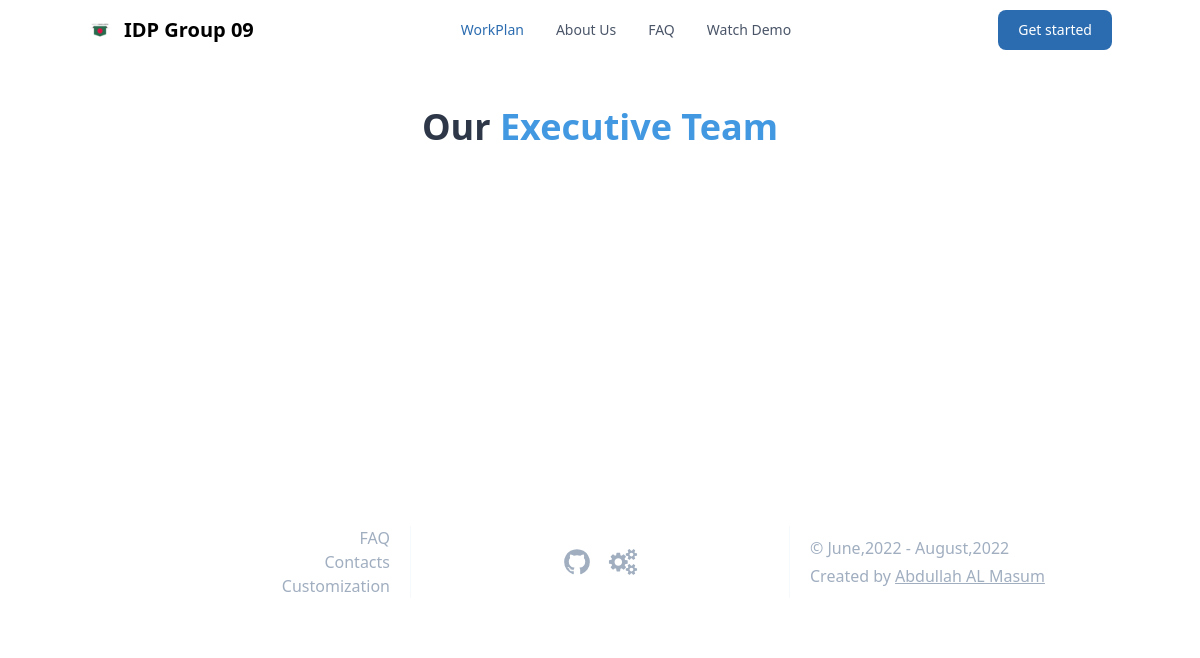
/aboutUs/, run on an earlier commit of the app's database.
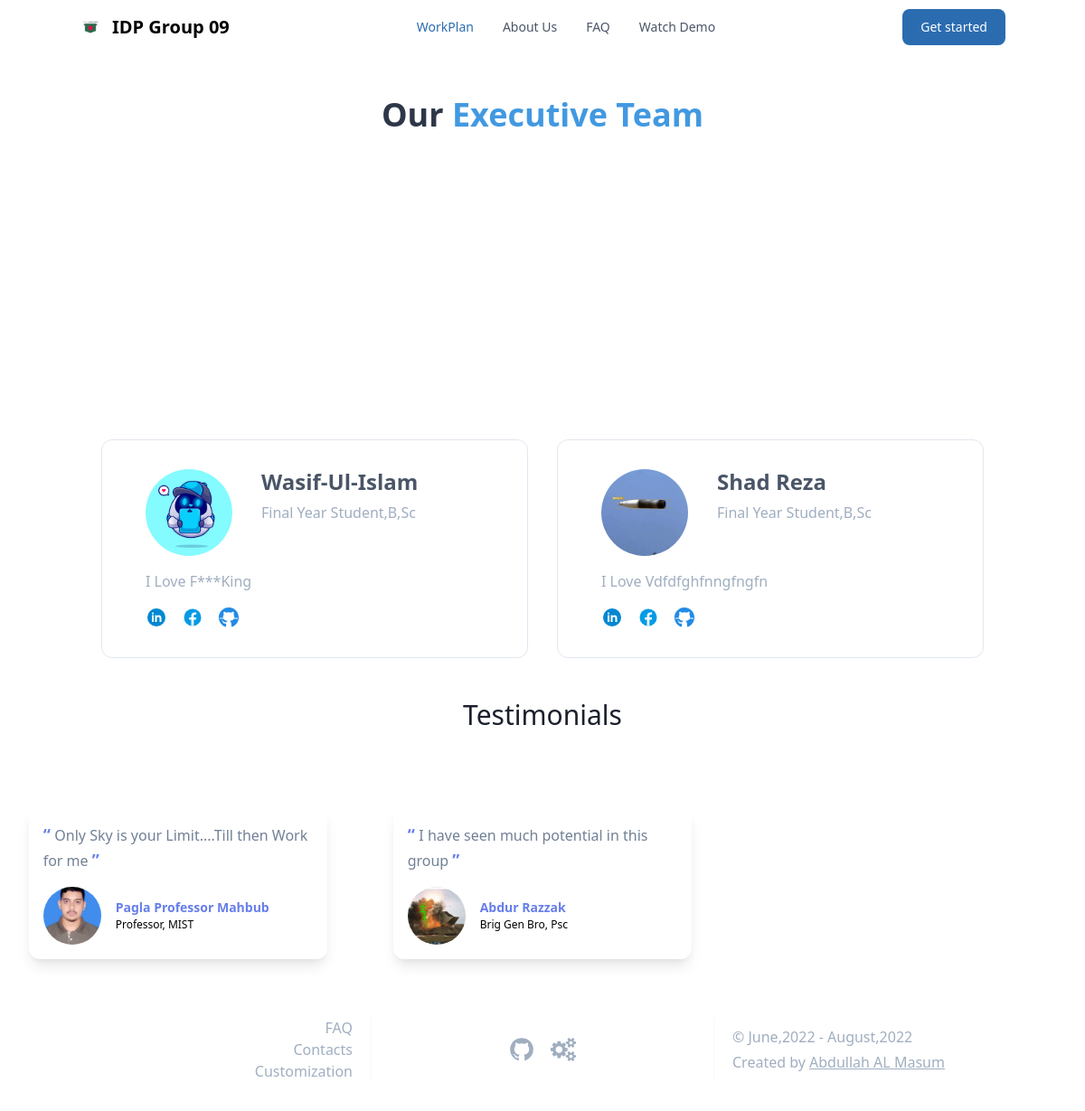
And on a later commit of the database.
### Capstone_App/models.py (models this page shows, shortened)
class Team_Section(models.Model):
    member_name = models.CharField(max_length=MAX_LENGTH, verbose_name="Member's Name", blank=True, null=True)
    member_designation = models.CharField(max_length=MAX_LENGTH, verbose_name="Member's Designation", blank=True,
                                          null=True)
    member_about = models.TextField(max_length=MAX_LENGTH, verbose_name="About Summary of Member", blank=True,
                                    null=True)
    member_github = models.URLField(max_length=MAX_LENGTH, verbose_name="Member's Github Link", blank=True, null=True)
    member_facebook = models.URLField(max_length=MAX_LENGTH, verbose_name="Member's FaceBook Link", blank=True,
                                      null=True)
    member_linkedin = models.URLField(max_length=MAX_LENGTH, verbose_name="Member's LinkedIn Link", blank=True,
                                      null=True)
    member_pic = models.ImageField(upload_to='team/', blank=True, null=True,
                                   verbose_name="Person's Picture")
    def image_tag(self):
        return mark_safe("<img src='./media/%s' />" % (self.member_pic))
    image_tag.allow_tags = True
    class Meta:
        verbose_name = 'Team Section'
        verbose_name_plural = 'Team Section'
        db_table = 'team_section'

class Testimonial(models.Model):
    person = models.CharField(max_length=MAX_LENGTH, verbose_name="Person", blank=True, null=True)
    designation = models.CharField(max_length=MAX_LENGTH, verbose_name="Designation", blank=True, null=True)
    testimonial = models.CharField(max_length=MAX_LENGTH, verbose_name="Testimonial", blank=True, null=True)
    person_link = models.URLField(max_length=MAX_LENGTH, verbose_name="Person's Link", blank=True, null=True)
    person_pic = models.ImageField(upload_to='testimonials/%Y/%m/%d/', blank=True, null=True,
                                   verbose_name="Person's Picture")
    def image_tag(self):
        return mark_safe("<img src='./media/%s' />" % (self.person_pic))
    image_tag.allow_tags = True
    class Meta:
        verbose_name = 'Testimonials'
        verbose_name_plural = 'Testimonials'
        db_table = 'testimonial'

### Capstone_App/views.py (the view)
# urls.py: path('aboutUs/', views.about_us, name='about_us'),
def about_us(request):
    context = {
    }
    return render(request, 'about_us.html', context=context)

### Capstone_App/context_processors.py (called while the page is built)
def add_variable_to_context(request):
    projectInfo = "Capstone Project"
    teamMembers = Team_Section.objects.all()
    testimonials = Testimonial.objects.all()
    workplans = WorkPlan.objects.all()
    frequent_faq = FAQ_Section.objects.all()
    everyWhere = {
        'projectInfo': projectInfo,
        'team_members': teamMembers,
        'given_testimonials': testimonials,
        'implemented_workplans': workplans,
        'faq_section': frequent_faq,
    }
    return everyWhere

### templates/about_us.html (shortened to what this page needs)
{% extends 'base.html' %}
{% load static %}
{% block main_content %}
    <section class="bg-white dark:bg-gray-900">
        <div class="container px-6 py-10 mx-auto">
            <h1 class="text-3xl font-semibold text-center text-gray-800 capitalize lg:text-4xl dark:text-white">Our
                <span class="text-blue-500">Executive Team</span></h1>
            <figure class="max-w-2xl mx-auto flex justify-center">
                <lottie-player src="{% static 'lottieFiles/about_us.json' %}"
                               background="transparent" speed="1" style="width: 300px; height: 300px;" loop autoplay>
                </lottie-player>
                <lottie-player src="{% static 'lottieFiles/team_work.json' %}"
                               background="transparent" speed="1" style="width: 300px; height: 300px;" loop autoplay>
                </lottie-player>
            </figure>
            {% if team_members %}
                <div class="grid grid-cols-1 gap-8 mt-8 xl:mt-16 md:grid-cols-2 xl:grid-cols-2">
                    {% for member in team_members %}
                        <div class="px-12 py-8 transition-colors duration-200 transform border cursor-pointer rounded-xl hover:border-transparent group hover:bg-black dark:border-gray-700 dark:hover:border-transparent">
                            <div class="flex flex-col sm:-mx-4 sm:flex-row">
                                <img class="flex-shrink-0 object-cover w-24 h-24 rounded-full sm:mx-4 ring-4 ring-gray-300"
                                     src="{{ member.member_pic.url }}"
                                     alt="">
                                <div class="mt-4 sm:mx-4 sm:mt-0">
                                    <h1 class="text-xl font-semibold text-gray-700 capitalize md:text-2xl hover:text-white dark:text-white group-hover:text-white">
                                        {{ member.member_name }}
                                    </h1>
                                    <p class="mt-2 text-gray-500 capitalize hover:text-white dark:text-gray-300 group-hover:text-gray-300">
                                        {{ member.member_designation }}
                                    </p>
                                </div>
                            </div>
                            <p class="mt-4 text-gray-500 capitalize hover:text-white dark:text-gray-600 group-hover:text-gray-300">
                                {{ member.member_about }}
                            </p>
                            <div class="flex mt-4 -mx-2">
                                <a href="{{ member.member_linkedin }}" target="_blank"
                                   class="mx-2 text-gray-600 dark:text-gray-300 hover:text-gray-500 dark:hover:text-gray-300 group-hover:text-white"
                                   aria-label="Linked In">
                                </a>
                                <a href="{{ member.member_facebook }}" target="_blank"
                                   class="mx-2 text-gray-600 dark:text-gray-300 hover:text-gray-500 dark:hover:text-gray-300 group-hover:text-white"
                                   aria-label="Facebook">
                                </a>
                                <a href="{{ member.member_github }}" target="_blank"
                                   class="mx-2 text-gray-600 dark:text-gray-300 hover:text-gray-500 dark:hover:text-gray-300 group-hover:text-white"
                                   aria-label="Github">
                                </a>
                            </div>
                        </div>
                    {% endfor %}
                </div>
            {% endif %}
        </div>
    </section>
{% endblock main_content %}

### templates/base.html (shortened to what the changed rows need)
{% load compress %}
{% load static %}
{% load socialaccount %}
<!DOCTYPE html>
<html lang="en">
<head>
    {% block head_css %}
        {% block essential_tailwind_CSS %}
            <link rel="stylesheet" href="{% static 'src/output.css' %}">
        {% endblock essential_tailwind_CSS %}
        {% block head_css_page %}
            <link rel="stylesheet"
                  href="https://cdnjs.cloudflare.com/ajax/libs/material-design-iconic-font/2.2.0/css/material-design-iconic-font.min.css">
            <link rel="stylesheet" href="https://rsms.me/inter/inter.css">
            <link href="https://unpkg.com/tailwindcss@^1.0/dist/tailwind.min.css" rel="stylesheet">
            <link href="https://unpkg.com/swiper/swiper-bundle.min.css" rel="stylesheet"/>
        {% endblock head_css_page %}
    {% endblock head_css %}
</head>
{% block body_content %}
    {% block body_tag %}
        <body>
    {% endblock body_tag %}
{% block main_content %}
{% endblock main_content %}
{% block testimonial %}
    {% if given_testimonials %}
        <section>
            <h1 class="text-3xl font-medium title-font text-gray-900 mb-12 text-center">Testimonials</h1>
            <div class="swiper-container">
                <div class="swiper-wrapper">
                    {% for testimonials in given_testimonials %}
                        <div class="swiper-slide">
                            <div class="w-full flex flex-col md:flex-row gap-4 mb-8 md:mb-0 flex-between items-center p-8">
                                <div class="bg-white dark:bg-gray-800 w-72 shadow-lg mx-auto rounded-xl p-4">
                                    <p class="text-gray-600 dark:text-white">
                            <span class="font-bold text-indigo-500 text-lg">
                                “
                            </span> {{ testimonials.testimonial }} <span class="font-bold text-indigo-500 text-lg">
                                ”
                            </span>
                                    </p>
                                    <div class="flex items-center mt-4">
                                        <a href="{{ testimonials.person_link }}" target="_blank" class="block relative">
                                            <img alt="profile" src="{{ testimonials.person_pic.url }}"
                                                 class="mx-auto object-cover rounded-full h-16 w-16 "/>
                                        </a>
                                        <div class="flex flex-col ml-4 justify-between">
                                <span class="font-semibold text-indigo-500 text-sm">
                                    {{ testimonials.person }}
                                </span>
                                            <span class="dark:text-gray-400 text-xs flex items-center">
                                    {{ testimonials.designation }}
                                </span>
                                        </div>
                                    </div>
                                </div>
                            </div>
                        </div>
                    {% endfor %}
                </div>
            </div>
        </section>
    {% endif %}
{% endblock testimonial %}
</body>
{% endblock body_content %}
{% block footer_javascript %}
    {% block footer_javascript_site %}
        <link rel="stylesheet" href="https://cdnjs.cloudflare.com/ajax/libs/font-awesome/5.15.2/css/all.min.css">
    {% endblock footer_javascript_site %}
{% endblock footer_javascript %}
</html>

What changed in the data, as far as the page shows it:
added Team_Section: member_pic (picture), member_name "Wasif-Ul-Islam", member_designation "Final Year Student,B,Sc", member_about "I Love F***king"
added Team_Section: member_pic (picture), member_name "Shad Reza", member_designation "Final Year Student,B,Sc", member_about "I Love Vdfdfghfnngfngfn"
added Testimonial: testimonial "I have seen much potential in this group", person_pic (picture), person "Abdur Razzak", designation "Brig Gen Bro, Psc"
added Testimonial: testimonial "Only Sky is your Limit....Till then Work for me", person_pic (picture), person "Pagla Professor Mahbub", designation "Professor, MIST"
Also different on the page:
text now shown: "Testimonials"
